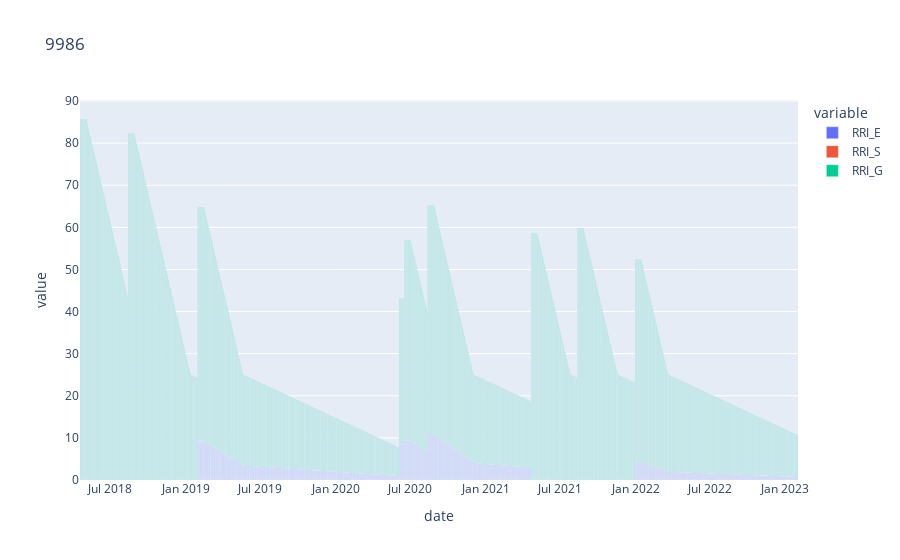

Notebook code cell kept with this figure:
### Code cell
import plotly.express as px
ESGcomp = ESG[ESG['company_id']==comp_id]
ESGcomp = ESGcomp[['RRI_E','RRI_S','RRI_G']]
px.bar(ESGcomp, y=['RRI_E','RRI_S','RRI_G'], title=str(comp_id))

### Figure 1 — Plotly figure (JSON) as saved in the notebook; plotly's stock layout.template omitted (floating-point values rounded to 4 significant figures; data arrays with more than 128 entries replaced by an {"elided": "..."} marker saying what was removed)
{"data": [{"alignmentgroup": "True", "hovertemplate": "variable=RRI_E<br>date=%{x}<br>value=%{y}<extra></extra>", "legendgroup": "RRI_E", "marker": {"color": "#636efa", "pattern": {"shape": ""}}, "name": "RRI_E", "offsetgroup": "RRI_E", "orientation": "v", "showlegend": true, "textposition": "auto", "type": "bar", "x": {"elided": "1749 str values"}, "xaxis": "x", "y": {"elided": "1749 float values"}, "yaxis": "y"}, {"alignmentgroup": "True", "hovertemplate": "variable=RRI_S<br>date=%{x}<br>value=%{y}<extra></extra>", "legendgroup": "RRI_S", "marker": {"color": "#EF553B", "pattern": {"shape": ""}}, "name": "RRI_S", "offsetgroup": "RRI_S", "orientation": "v", "showlegend": true, "textposition": "auto", "type": "bar", "x": {"elided": "1749 str values"}, "xaxis": "x", "y": {"elided": "1749 int values"}, "yaxis": "y"}, {"alignmentgroup": "True", "hovertemplate": "variable=RRI_G<br>date=%{x}<br>value=%{y}<extra></extra>", "legendgroup": "RRI_G", "marker": {"color": "#00cc96", "pattern": {"shape": ""}}, "name": "RRI_G", "offsetgroup": "RRI_G", "orientation": "v", "showlegend": true, "textposition": "auto", "type": "bar", "x": {"elided": "1749 str values"}, "xaxis": "x", "y": {"elided": "1749 float values"}, "yaxis": "y"}], "layout": {"barmode": "relative", "legend": {"title": {"text": "variable"}, "tracegroupgap": 0}, "title": {"text": "9986"}, "xaxis": {"anchor": "y", "domain": [0, 1], "title": {"text": "date"}}, "yaxis": {"anchor": "x", "domain": [0, 1], "title": {"text": "value"}}}}
